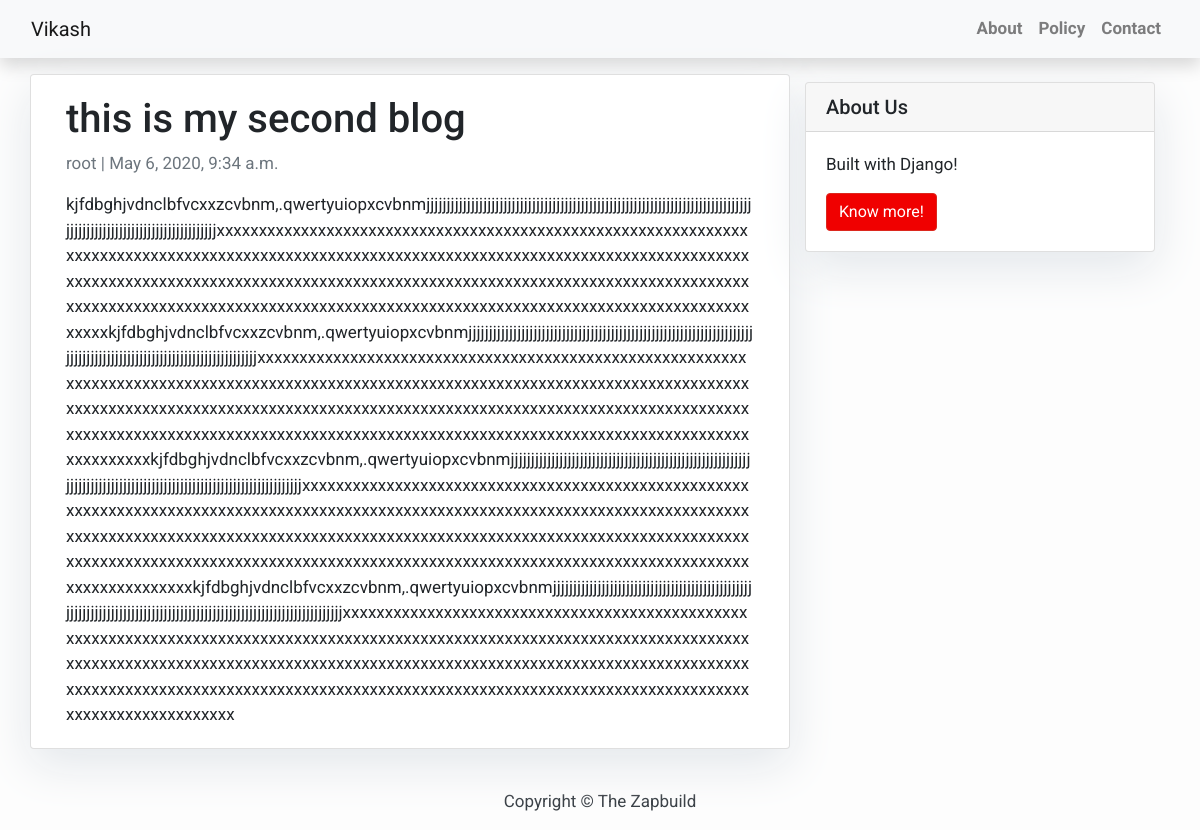
The app's page /my-second-blog/ with its own data.
### Blogapp/models.py (models this page shows, shortened)
class Post(models.Model):
    title = models.CharField(max_length=200,unique=True)
    slug = models.SlugField(max_length=200,unique=True)
    author = models.ForeignKey(User,on_delete=models.CASCADE, related_name='blog_posts')
    updated_on = models.DateTimeField(auto_now=True)
    content = models.TextField()
    created_on = models.DateTimeField(auto_now_add=True)
    status = models.IntegerField(choices=STATUS,default=0)
    class Meta:
        ordering = ['-created_on']

### Blogapp/views.py (the view)
# urls.py: path('<slug:slug>/', views.PostDetail.as_view(), name='post_detail'),
class PostDetail(generic.DetailView):
    model = Post
    template_name = 'blog/post_detail.html'

### Blogapp/templates/blog/post_detail.html
{% extends 'blog/base.html' %}
{% block content %}
<div class="container">
    <div class="row">
        <div class="col-md-8 card mb-4 mt-3 left top">
            <div class="card-body">
                <h1>{% block title %} {{ object.title }} {% endblock title %}</h1>
                <p class="text-muted"> {{ post.author }} | {{ post.created_on }} </p>
                <p class="card-text"> {{ object.content }}</p>
            </div>
        </div>
        {% block sidebar %} {% include 'blog/sidebar.html' %} {% endblock sidebar %}
    </div>
</div>
{% endblock content %}

### Blogapp/templates/blog/base.html (style rules this page uses)
body { font-family: "Roboto", sans-serif; font-size: 17px; background-color: #fdfdfd; }

### Blogapp/templates/blog/sidebar.html (style rules this page uses)
.card { box-shadow: 0 16px 48px #E3E7EB; }

### records on screen
Post: title "this is my second blog", author "root", created_on "May 6, 2020, 9:34 a.m.", content "kjfdbghjvdnclbfvcxxzcvbnm,.qwertyuiopxcvbnmjjjjjjjjjjjjjjjjjjjjjjjjjjjjjjjjjjjjjjjjjjjjjjjjjjjjjjjjjjjjjjjjjjjjjjjjjjjjjjjjjjjjjjjjjjjjjjjjjjjjjjjjjjjjjjjjjjjjjxxxxxxxxxxxxxxxxxxxxxxxxxxxxxxxxxxxxxxxxxxxxxxxxxxxxxxxxxxxxxxxxxxxxxxxxxxxxxxxxxxxxxxxxxxxxxxxxxxxxxxxxxxxxxxxxxxxxxxxxxxxxxxxxxxxxxxxxxxxxxxxxxxxxxxxxxxxxxxxxxxxxxxxxxxxxxxxxxxxxxxxxxxxxxxxxxxxxxxxxxxxxxxxxxxxxxxxxxxxxxxxxxxxxxxxxxxxxxxxxxxxxxxxxxxxxxxxxxxxxxxxxxxxxxxxxxxxxxxxxxxxxxxxxxxxxxxxxxxxxxxxxxxxxxxxkjfdbghjvdnclbfvcxxzcvbnm,.qwertyuiopxcvbnmjjjjjjjjjjjjjjjjjjjjjjjjjjjjjjjjjjjjjjjjjjjjjjjjjjjjjjjjjjjjjjjjjjjjjjjjjjjjjjjjjjjjjjjjjjjjjjjjjjjjjjjjjjjjjjjjjjjjjxxxxxxxxxxxxxxxxxxxxxxxxxxxxxxxxxxxxxxxxxxxxxxxxxxxxxxxxxxxxxxxxxxxxx…"
